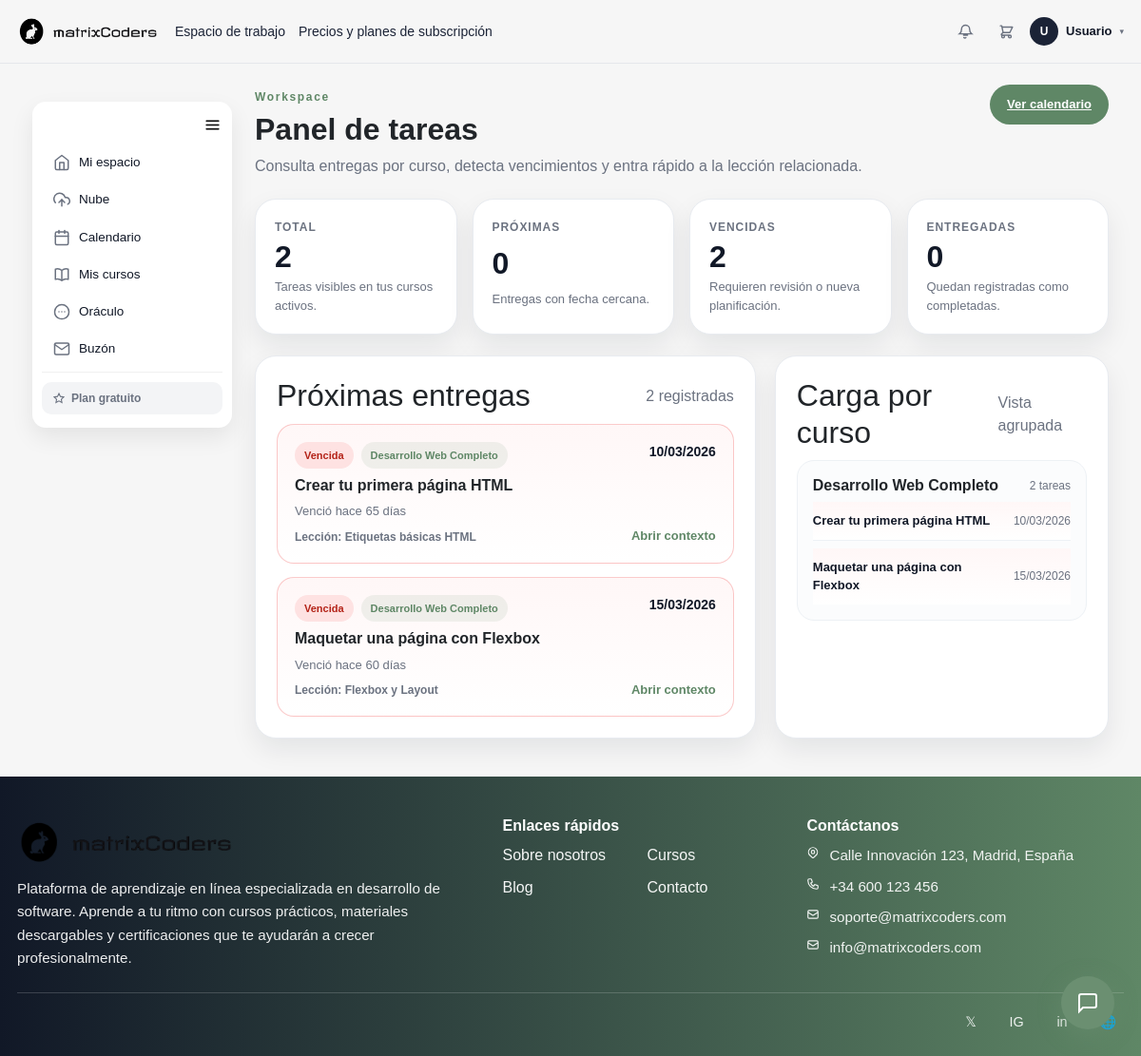
The app's page /index.php?url=tareas (signed in) with its own data.
### tables this page shows
CREATE TABLE tarea (
    id           INTEGER PRIMARY KEY AUTOINCREMENT,
    curso_id     INTEGER NOT NULL,
    leccion_id   INTEGER NOT NULL,
    titulo       TEXT    NOT NULL,
    fecha_limite TEXT    DEFAULT NULL,
    FOREIGN KEY (curso_id)   REFERENCES curso(id)   ON DELETE CASCADE ON UPDATE CASCADE,
    FOREIGN KEY (leccion_id) REFERENCES leccion(id) ON DELETE CASCADE ON UPDATE CASCADE
);

CREATE TABLE curso (
    id             INTEGER PRIMARY KEY AUTOINCREMENT,
    titulo         TEXT    NOT NULL,
    descripcion    TEXT    DEFAULT NULL,
    info_extra     TEXT    DEFAULT NULL,
    que_aprenderas TEXT    DEFAULT NULL,
    imagen         TEXT    DEFAULT NULL,
    destacado      INTEGER NOT NULL DEFAULT 0,
    precio         REAL    NOT NULL DEFAULT 0.00,
    nivel          TEXT    DEFAULT NULL,
    categoria      TEXT    DEFAULT NULL,
    duracion_min   INTEGER DEFAULT NULL,
    estudiantes    INTEGER DEFAULT NULL
, activo        INTEGER NOT NULL DEFAULT 1, instructor_id INTEGER DEFAULT NULL, orden         INTEGER NOT NULL DEFAULT 0, apuntes_json   TEXT    DEFAULT NULL);

CREATE TABLE leccion (
    id        INTEGER PRIMARY KEY AUTOINCREMENT,
    unidad_id INTEGER NOT NULL,
    titulo    TEXT    NOT NULL,
    orden     INTEGER NOT NULL DEFAULT 1,
    video_url TEXT    DEFAULT NULL, apuntes TEXT DEFAULT NULL,
    FOREIGN KEY (unidad_id) REFERENCES unidad(id) ON DELETE CASCADE ON UPDATE CASCADE
);

### app/controllers/DashboardController.php (called while the page is built, shortened)
<?php
require_once __DIR__ . '/../models/Tarea.php';
class DashboardController
{
    public function tareas()
    {
        $usuario_id = (int)$_SESSION['usuario_id'];
        $database = new Database();
        $conexion = $database->connect();
        $tareaModel = new Tarea($conexion);
        $tareas = $tareaModel->obtenerPanelUsuario($usuario_id);
        $resumen = [
            'total' => count($tareas),
            'pendientes' => count(array_filter($tareas, fn($t) => ($t['estado_visual'] ?? '') === 'pendiente')),
            'proximas' => count(array_filter($tareas, fn($t) => ($t['estado_visual'] ?? '') === 'proxima')),
            'vencidas' => count(array_filter($tareas, fn($t) => ($t['estado_visual'] ?? '') === 'vencida')),
            'entregadas' => count(array_filter($tareas, fn($t) => ($t['estado_visual'] ?? '') === 'entregada')),
        ];
        $tareasPorCurso = [];
        foreach ($tareas as $tarea) {
            $cursoKey = (string)($tarea['curso'] ?? 'Curso');
            if (!isset($tareasPorCurso[$cursoKey])) {
                $tareasPorCurso[$cursoKey] = [];
            }
            $tareasPorCurso[$cursoKey][] = $tarea;
        }
        require __DIR__ . '/../views/dashboard/tareas.php';
    }
}

### app/models/Tarea.php (called while the page is built, shortened)
<?php
class Tarea
{
    private $db;
    public function __construct($db)
    {
        $this->db = $db;
    }
    public function obtenerPorUsuario(int $usuario_id): array
    {
        $stmt = $this->db->prepare("
            SELECT
                t.*,
                c.id AS curso_id,
                c.titulo AS curso,
                l.id AS leccion_id,
                l.titulo AS leccion,
                e.id AS entrega_id,
                e.nota AS entrega_nota,
                e.entregado_en
            FROM matricula m
            JOIN curso c ON c.id = m.curso_id
            JOIN tarea t ON t.curso_id = c.id
            LEFT JOIN leccion l ON l.id = t.leccion_id
            LEFT JOIN entrega e ON e.tarea_id = t.id AND e.usuario_id = m.usuario_id
            WHERE m.usuario_id = ?
              AND t.fecha_limite IS NOT NULL
            ORDER BY
                CASE WHEN e.id IS NOT NULL THEN 1 ELSE 0 END ASC,
                t.fecha_limite ASC,
                t.id ASC
        ");
        $stmt->execute([$usuario_id]);
        return $stmt->fetchAll(PDO::FETCH_ASSOC);
    }
    public function obtenerPanelUsuario(int $usuario_id): array
    {
        $tareas = $this->obtenerPorUsuario($usuario_id);
        $hoy = strtotime(date('Y-m-d'));
        foreach ($tareas as &$tarea) {
            $fecha = !empty($tarea['fecha_limite']) ? strtotime(substr($tarea['fecha_limite'], 0, 10)) : null;
            $diasRestantes = $fecha ? (int)floor(($fecha - $hoy) / 86400) : null;
            $entregada = !empty($tarea['entrega_id']);
            if ($entregada) {
                $estado = 'entregada';
            } elseif ($diasRestantes !== null && $diasRestantes < 0) {
                $estado = 'vencida';
            } elseif ($diasRestantes !== null && $diasRestantes <= 3) {
                $estado = 'proxima';
            } else {
                $estado = 'pendiente';
            }
        }
        return $tareas;
    }
}

### app/views/dashboard/tareas.php (the view, shortened to what this page needs)
<?php
$tareas = is_array($tareas ?? null) ? $tareas : [];
$tareasPorCurso = is_array($tareasPorCurso ?? null) ? $tareasPorCurso : [];
$resumen = is_array($resumen ?? null) ? $resumen : ['total' => 0, 'pendientes' => 0, 'proximas' => 0, 'vencidas' => 0, 'entregadas' => 0];
function tarea_fecha_legible(?string $fecha): string
{
    $ts = strtotime($fecha);
    return $ts ? date('d/m/Y', $ts) : $fecha;
}
function tarea_estado_label(string $estado): string
{
    return match ($estado) {
        'entregada' => 'Entregada',
        'vencida' => 'Vencida',
        'proxima' => 'Próxima entrega',
        default => 'Pendiente',
    };
}
function tarea_estado_meta(array $tarea): string
{
    $estado = $tarea['estado_visual'] ?? 'pendiente';
    $dias = $tarea['dias_restantes'] ?? null;
    if ($dias < 0) {
        return 'Venció hace ' . abs($dias) . ' día' . (abs($dias) !== 1 ? 's' : '');
    }
    return 'Faltan ' . $dias . ' día' . ($dias !== 1 ? 's' : '');
}
?>
<!DOCTYPE html>
<html lang="es">
<head>
    <link href="https://cdn.jsdelivr.net/npm/bootstrap@5.3.3/dist/css/bootstrap.min.css" rel="stylesheet">
    <link rel="stylesheet" href="<?= BASE_URL ?>/css/header.css">
    <link rel="stylesheet" href="<?= BASE_URL ?>/css/footer.css">
    <link rel="stylesheet" href="<?= BASE_URL ?>/css/dashboard.css">
    <link rel="stylesheet" href="<?= BASE_URL ?>/css/sidebar.css">
</head>
<body>
    <?php require __DIR__ . '/../layout/header.php'; ?>
    <main class="main-dashboard">
        <div class="mc-container">
            <div class="contenedor-dashboard contenedor-dashboard-content">
                <?php require __DIR__ . '/../layout/sidebar.php'; ?>
                <section class="workspace-page-shell tareas-page">
                    <div class="tareas-page-head">
                        <div>
                            <span class="template-kicker">Workspace</span>
                            <h1>Panel de tareas</h1>
                            <p>Consulta entregas por curso, detecta vencimientos y entra rápido a la lección relacionada.</p>
                        </div>
                        <a class="btn-panel-submit" href="<?= BASE_URL ?>/index.php?url=calendario">Ver calendario</a>
                    </div>
                    <div class="tareas-summary-grid">
                        <article class="tareas-summary-card">
                            <span>Total</span>
                            <strong><?= (int)$resumen['total'] ?></strong>
                            <p>Tareas visibles en tus cursos activos.</p>
                        </article>
                        <article class="tareas-summary-card">
                            <span>Próximas</span>
                            <strong><?= (int)$resumen['proximas'] ?></strong>
                            <p>Entregas con fecha cercana.</p>
                        </article>
                        <article class="tareas-summary-card">
                            <span>Vencidas</span>
                            <strong><?= (int)$resumen['vencidas'] ?></strong>
                            <p>Requieren revisión o nueva planificación.</p>
                        </article>
                        <article class="tareas-summary-card">
                            <span>Entregadas</span>
                            <strong><?= (int)$resumen['entregadas'] ?></strong>
                            <p>Quedan registradas como completadas.</p>
                        </article>
                    </div>
                    <?php if (empty($tareas)): ?>
                        <div class="tareas-empty-card">
                            <h2>No hay tareas activas</h2>
                            <p>Cuando los cursos tengan entregas asociadas, aparecerán aquí con su estado y acceso rápido.</p>
                        </div>
                    <?php else: ?>
                        <div class="tareas-board">
                            <div class="tareas-list-card">
                                <div class="dashboard-section-head">
                                    <h2>Próximas entregas</h2>
                                    <span class="section-link-static"><?= count($tareas) ?> registradas</span>
                                </div>
                                <div class="tareas-list">
                                    <?php foreach ($tareas as $tarea): ?>
                                        <?php
                                        $estado = $tarea['estado_visual'] ?? 'pendiente';
                                        $leccionUrl = !empty($tarea['leccion_id'])
                                            ? BASE_URL . '/index.php?url=leccion&id=' . (int)$tarea['leccion_id']
                                            : BASE_URL . '/index.php?url=detallecurso&id=' . (int)($tarea['curso_id'] ?? 0);
                                        ?>
                                        <article class="tarea-prof-card estado-<?= htmlspecialchars($estado) ?>">
                                            <div class="tarea-prof-main">
                                                <div class="tarea-prof-topline">
                                                    <span class="tarea-estado-badge"><?= htmlspecialchars(tarea_estado_label($estado)) ?></span>
                                                    <span class="tarea-curso-chip"><?= htmlspecialchars($tarea['curso'] ?? 'Curso') ?></span>
                                                </div>
                                                <h3><?= htmlspecialchars($tarea['titulo'] ?? 'Tarea') ?></h3>
                                                <p><?= htmlspecialchars(tarea_estado_meta($tarea)) ?></p>
                                                <?php if (!empty($tarea['leccion'])): ?>
                                                    <span class="tarea-leccion-ref">Lección: <?= htmlspecialchars($tarea['leccion']) ?></span>
                                                <?php endif; ?>
                                            </div>
                                            <div class="tarea-prof-side">
                                                <strong><?= htmlspecialchars(tarea_fecha_legible($tarea['fecha_limite'] ?? null)) ?></strong>
                                                <a class="section-link" href="<?= $leccionUrl ?>">Abrir contexto</a>
                                            </div>
                                        </article>
                                    <?php endforeach; ?>
                                </div>
                            </div>
                            <div class="tareas-cursos-card">
                                <div class="dashboard-section-head">
                                    <h2>Carga por curso</h2>
                                    <span class="section-link-static">Vista agrupada</span>
                                </div>
                                <div class="tareas-course-groups">
                                    <?php foreach ($tareasPorCurso as $curso => $items): ?>
                                        <section class="tareas-course-group">
                                            <div class="tareas-course-head">
                                                <h3><?= htmlspecialchars($curso) ?></h3>
                                                <span><?= count($items) ?> tarea<?= count($items) !== 1 ? 's' : '' ?></span>
                                            </div>
                                            <div class="tareas-course-mini-list">
                                                <?php foreach ($items as $item): ?>
                                                    <article class="tareas-course-mini estado-<?= htmlspecialchars($item['estado_visual'] ?? 'pendiente') ?>">
                                                        <strong><?= htmlspecialchars($item['titulo'] ?? 'Tarea') ?></strong>
                                                        <span><?= htmlspecialchars(tarea_fecha_legible($item['fecha_limite'] ?? null)) ?></span>
                                                    </article>
                                                <?php endforeach; ?>
                                            </div>
                                        </section>
                                    <?php endforeach; ?>
                                </div>
                            </div>
                        </div>
                    <?php endif; ?>
                </section>
            </div>
        </div>
    </main>
    <?php require __DIR__ . '/../layout/footer.php'; ?>
</body>
</html>

### public/css/header.css (style rules this page uses)
:root { --mc-green: #6B8F71; --mc-dark: #1B2336; --mc-text: #1B2336; --mc-muted: #6b7280; --mc-bg: #ffffff; --mc-border: #e5e7eb; }

### public/css/footer.css (style rules this page uses)
:root { --mc-green: #6B8F71; --mc-dark: #1B2336; --mc-footer: #1D1E18; --mc-border-soft: rgba(255, 255, 255, .18); }

### public/css/sidebar.css (style rules this page uses)
:root { --sb-w: 210px; --sb-w-c: 52px; --sb-ease: .2s cubic-bezier(.4,0,.2,1); }

### records on screen
tarea: estado "Vencida", curso.titulo "Desarrollo Web Completo", titulo "Crear tu primera página HTML", tarea "Venció hace 65 días", leccion.titulo "Etiquetas básicas HTML", fecha_limite "10/03/2026"
tarea: estado "Vencida", curso.titulo "Desarrollo Web Completo", titulo "Maquetar una página con Flexbox", tarea "Venció hace 60 días", leccion.titulo "Flexbox y Layout", fecha_limite "15/03/2026"

### other values on screen
mb_strtoupper(mb_substr($nombreMenu, 0, 1, 'UTF-8'), 'UTF-8') "U"
$nombreMenu "Usuario"
PlanHelper::etiqueta($planActivo) "Plan gratuito"
$resumen['total'] "2"
$resumen['proximas'] "0"
$resumen['vencidas'] "2"
$resumen['entregadas'] "0"
count($tareas) "2"
$curso "Desarrollo Web Completo"
count($items) "2"
